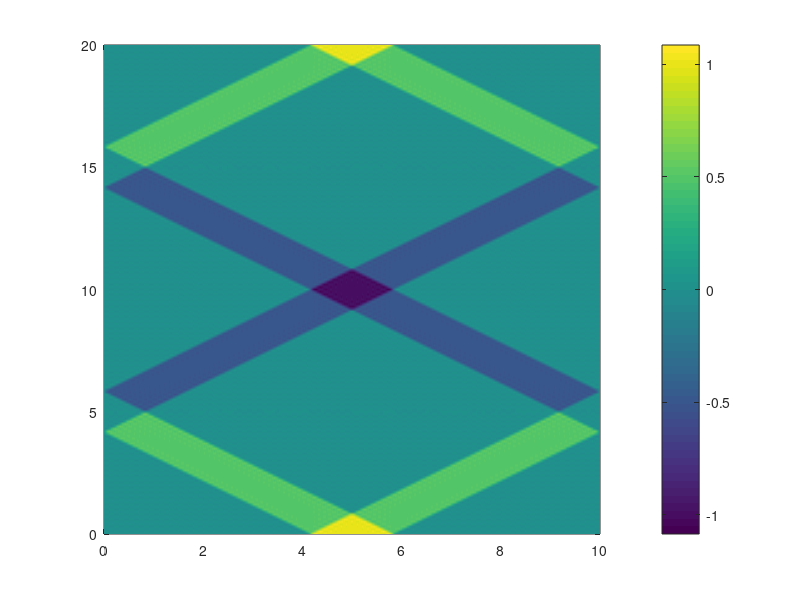

Here is the MATLAB script that generated this plot:
%% Definitions
clear
c = 1; % set the wave speed
L = 10; % set the length of the domain
T = 20; % set the total time (2*L/c)
dt = 0.1; % set the time step
Nmodes = 100; % set the number of modes
Nspace = 2000; % set the number of spatial points

%% Set the mode amplitudes directly
A = zeros(Nmodes,1); % initialize cosine mode amplitudes = 0
A(2) = 1; % set A_1 = 1
B = zeros(Nmodes,1); % initialize sine mode amplitudes = 0
B(2) = 1/4; % set B_1 = 1

%% Compute mode amplitudes from initial conditions
% eff = @(X) exp(-(X-L/2).^2); % Guassian pulse
% gee = @(X) 0*X/L;
eff = @(X) 0*X + 1.*((5*L/12<X)&(X<7*L/12)); % Rectangular pulse
gee = @(X) 0*X/L;
fplot(@(X) [eff(X),gee(X)],[0,L])
for n = 1:Nmodes
    A(n) = 2*integral(@(X) eff(X).*sin(n*pi*X/L),0,L)/L; % define the An coefficient
    B(n) = 2*integral(@(X) gee(X).*sin(n*pi*X/L),0,L)/(n*pi*c); % define the Bn coefficient
end

%% Compute the solution and visualize
% xx = linspace(-L,2*L,Nspace); % define a set of points on a larger domain
xx = linspace(0,L,Nspace); % define a set of points on a larger domain
j = 1; % set a counter at the start of the time loop
for t = 0:dt:T % loop through time
    uL = zeros(1,Nspace); % set the left traveling solution to zero
    uR = zeros(1,Nspace); % set the right traveling solution to zero
    u = zeros(1,Nspace); % set the solution to zero
    for n = 1:Nmodes % loop through the modes
        uL = uL + 0.5*(A(n)*sin(n*pi*(xx+c*t)/L) - B(n)*cos(n*pi*(xx+c*t)/L)); % update the left traveling solution
        uR = uR + 0.5*(A(n)*sin(n*pi*(xx-c*t)/L) + B(n)*cos(n*pi*(xx-c*t)/L)); % update the right traveling solution
        u = uL + uR; % update the total solution
    end
    plot(xx,uL,'b'), hold on % plot the left traveling solution
    plot(xx,uR,'r') % plot the right traveling solution
    plot(xx,u,'k') % plot the total solution
%     axis([-L 2*L -2 2]) % set the axes
    axis([0 L -2 2]) % set the axes
    xlabel('x')
    ylabel('u')
    title(['time = ', num2str(t)])
    drawnow % force the graphics 
    hold off
    %pause
    usave(j,:) = u; % save the solution
    tsave(j) = t; % save the time
    j = j+1; % advance the time counter
end
[XX,T]=meshgrid(xx,tsave); % make the meshgrid for plotting
% surf(XX,T,usave), shading interp; % plot the solution as a surface
pcolor(XX,T,usave), shading interp; % plot the solution as a pseudo-color contour plot
colorbar;